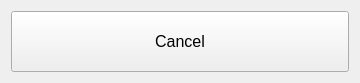
<?xml version="1.0" encoding="UTF-8"?>
<ui version="4.0">
 <class>UIObj</class>
 <widget class="QWidget" name="UIObj">
  <property name="geometry">
   <rect>
    <x>0</x>
    <y>0</y>
    <width>356</width>
    <height>79</height>
   </rect>
  </property>
  <property name="windowTitle">
   <string>Cancel</string>
  </property>
  <layout class="QGridLayout" name="widget_lyt">
   <item row="0" column="0">
    <widget class="QPushButton" name="cancel_btn">
     <property name="minimumSize">
      <size>
       <width>338</width>
       <height>61</height>
      </size>
     </property>
     <property name="maximumSize">
      <size>
       <width>338</width>
       <height>61</height>
      </size>
     </property>
     <property name="font">
      <font>
       <pointsize>12</pointsize>
      </font>
     </property>
     <property name="text">
      <string>Cancel</string>
     </property>
     <property name="autoDefault">
      <bool>false</bool>
     </property>
     <property name="default">
      <bool>false</bool>
     </property>
    </widget>
   </item>
  </layout>
 </widget>
 <resources/>
 <connections/>
</ui>
